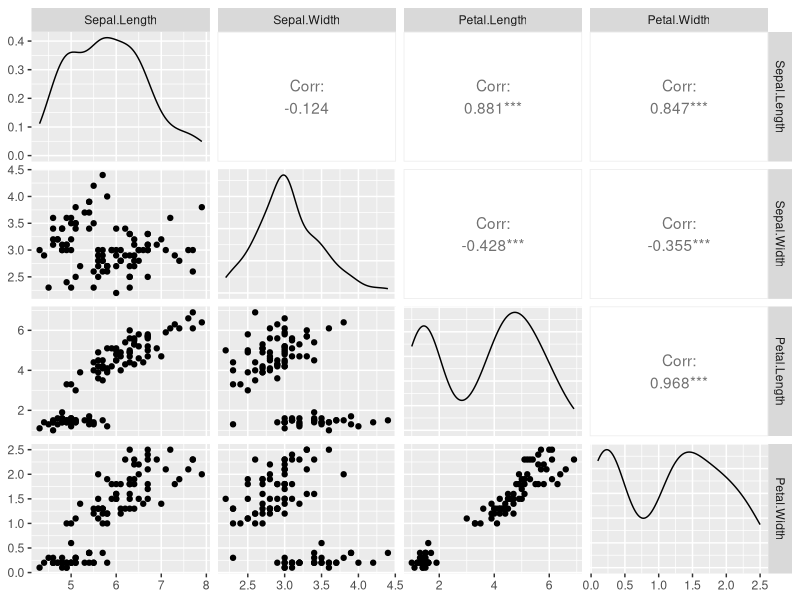
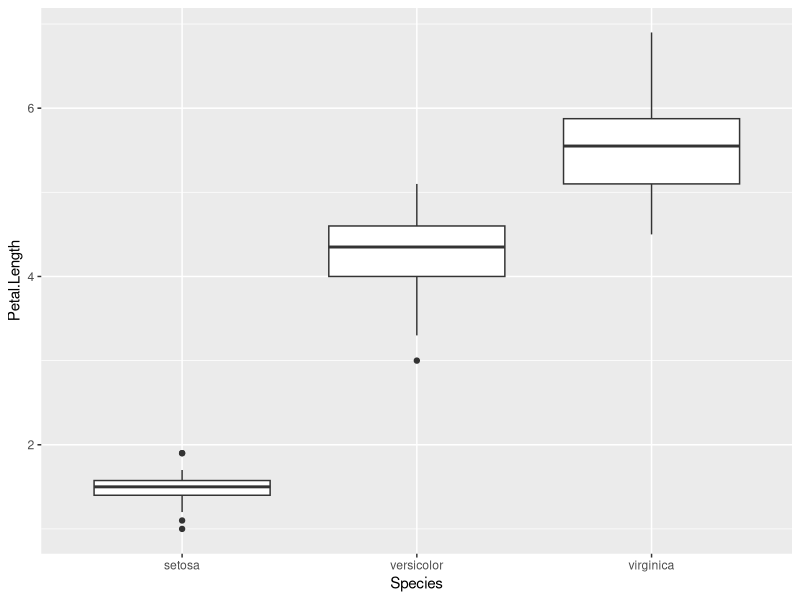
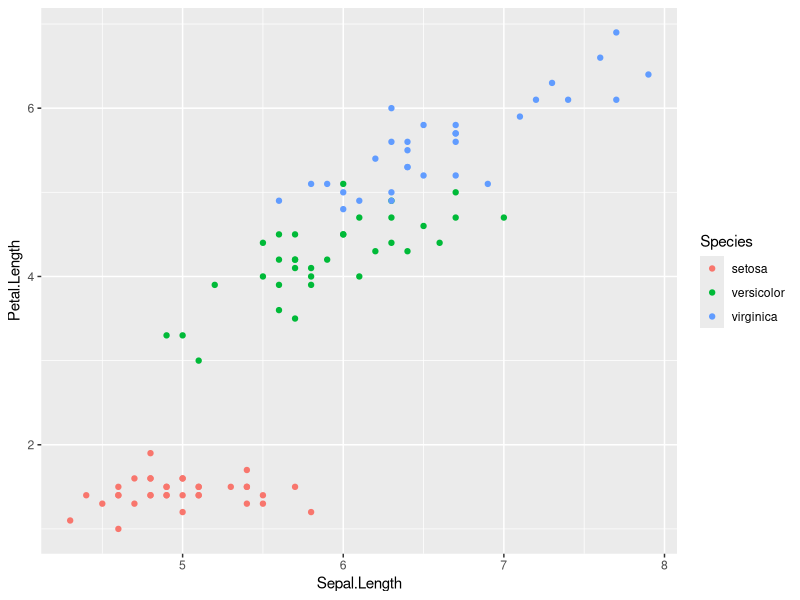

The R source for these figures, in order:

# 'iris' dataset included with base R
head(iris)
dim(iris)

# good visual images of the variables:
# https://www.math.umd.edu/~petersd/666/html/iris_pca.html
# https://www.snaplogic.com/machine-learning-showcase/iris-flower-classification

# training / test split (no validation set this time)
set.seed(12345)
train.proportion <- 0.67
test.proportion <- 0.33

train.index <- sample(1:nrow(iris), nrow(iris)*train.proportion)
train.data <- iris[train.index,]
test.data <- iris[-train.index,]
dim(train.data)
dim(test.data)

# data exploration
# install.packages("GGally")
library(GGally)
ggpairs(subset(train.data,select=c(Sepal.Length, Sepal.Width, Petal.Length, Petal.Width)))

# boxplot of Petal Length vs Species
ggplot(data=iris) +
  geom_boxplot(mapping = aes(x=Species, y=Petal.Length))

# plot of Petal Length vs Sepal Length for different species
ggplot(data=train.data) + 
  geom_point(mapping = aes(x=Sepal.Length, y=Petal.Length, col=Species))

# note: there appear to be different relationships between these variables 
# for different species

# train a linear model for Petal Length against each predictor individually

# Sepal Width as predictor
sepal.width.lm <- lm(data = train.data, Petal.Length ~ Sepal.Width)
summary(sepal.width.lm)

# Sepal Length as predictor
sepal.length.lm <- lm(data = train.data, Petal.Length ~ Sepal.Length)
summary(sepal.length.lm)

# Petal Width as predictor
petal.lm <- lm(data = train.data, Petal.Length ~ Petal.Width)
summary(petal.lm)

# Species 
species.lm <- lm(data = train.data, Petal.Length ~ Species)
summary(species.lm)

  # aside: what does a linear model with only categorical predictors actually do?
  species.lm.preds <- predict(species.lm, newdata = train.data)
  table(species.lm.preds)
  
  library(tidyverse)
  train.data %>%
    group_by(Species) %>%
    summarise(avg_length=mean(Petal.Length))

# Throw everything in together
full.lm <- lm(data=train.data, Petal.Length ~ .)
summary(full.lm)

# 'stats' should be loaded by default, but if not, load it before running step()
# library(stats)

# stepwise regression
step.lm.backward <- step(full.lm, direction = "backward")
summary(step.lm.backward)

# keeps everything!
